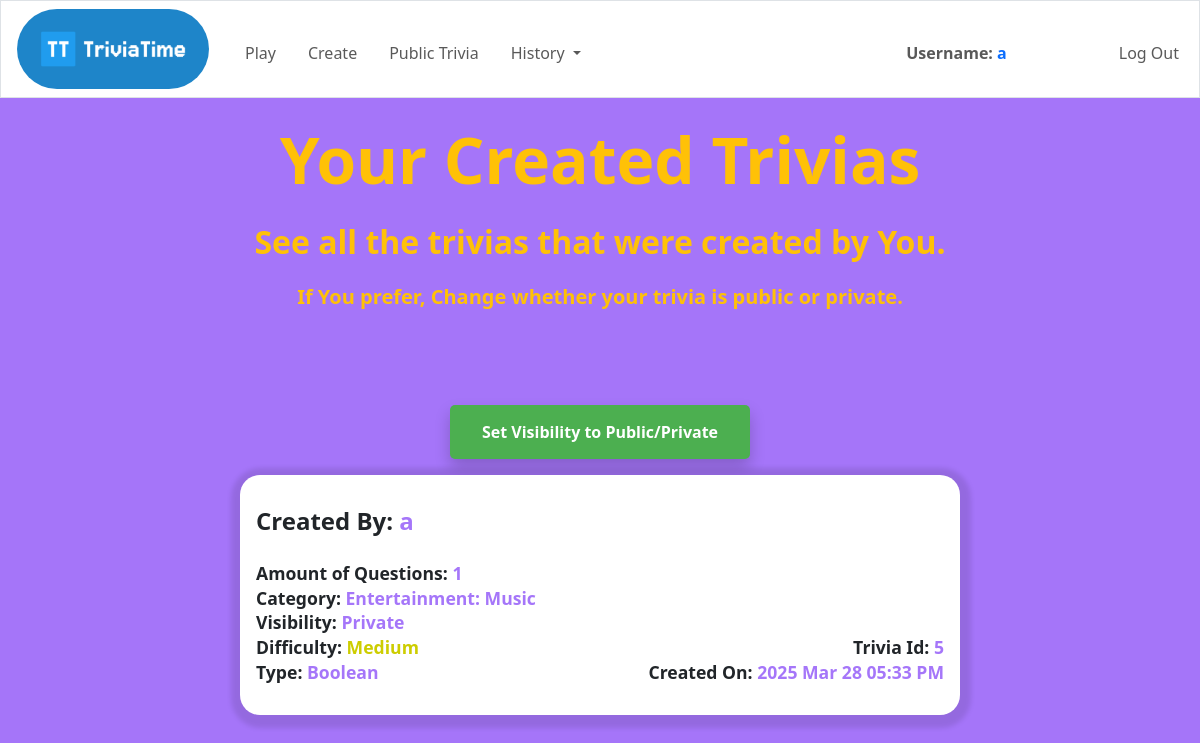
The page /history/created-trivias (signed in) on the database its author committed.
### tables this page shows
CREATE TABLE "trivias" (id INTEGER, trivia TEXT NOT NULL, category TEXT NOT NULL, number_of_questions INTEGER NOT NULL, difficulty TEXT NOT NULL, type_of_questions TEXT NOT NULL, visibility TEXT NOT NULL, creation_date INTEGER NOT NULL, PRIMARY KEY(id));

CREATE TABLE users (id INTEGER, username TEXT NOT NULL UNIQUE, password TEXT NOT NULL, PRIMARY KEY(id));

### app.py (the view)
@app.route("/history/created-trivias")
def history_of_created_trivias():
    if not is_logged_in():
        return flash_message("Login Required", "error", "/login")
    db = get_database()
    cursor = db.cursor()
    created_trivias = cursor.execute(
        "SELECT users.id AS user_id,users.username,trivias.id AS trivia_id, trivias.trivia, trivias.category, "
        "trivias.number_of_questions, trivias.difficulty, trivias.type_of_questions, trivias.visibility, "
        "trivias.creation_date FROM created_trivias JOIN trivias ON "
        "created_trivias.trivia_id = trivias.id JOIN users ON created_trivias.user_id = users.id WHERE "
        "user_id = ? ORDER BY creation_date DESC;", (session.get("user_id"),)).fetchall()
    db.close()
    return render_template("/history/created-trivias.html", createdTrivias=created_trivias)

### app.py (called while the page is built)
def get_database():
    return sqlite3.connect(database)

def is_logged_in():
    return session.get("user_id") is not None

### templates/history/created-trivias.html (shortened to what this page needs)
{% extends "layout.html" %}
{% block body %}
<main class="mt-4">
    <div class="text-center">
        <h1 class="mb-4 text-warning fw-bold" style="font-size:4em">Your Created Trivias</h1>
        <h2 class="text-warning fw-bold mb-4">See all the trivias that were created by You.</h2>
        <h5 class="text-warning fw-bold mb-4">If You prefer, Change whether your trivia is public or private.</h5>
    </div>
    <div style="margin-top:6em;">
        {% for trivia in createdTrivias %}
        <form action="/history/change-visibility" method="post" style="flex-direction: column;" class="d-flex align-items-center mb-3">
            <button class="visibility-button" type="submit">Set Visibility to Public/Private</button>
        </form>
        <form action="/choose-public-trivia" method="post" style="flex-direction: column;" class="d-flex align-items-center">
            <div class="trivia-card" style="margin-bottom: 5em" onclick="document.getElementById('submit-button-{{loop.index}}').click();">
                <h4 class="mb-4 fw-bold">Created By: <span class="trivia-card-name attribute-color">{{ trivia[1] }}</span></h4>
                <p class="fw-bold attribute-margin">Amount of Questions: <span class="attribute-color">{{ trivia[5] }}</span></p>
                <p class="fw-bold attribute-margin">Category: <span class="attribute-color">{{ trivia[4].title() }}</span></p>
                <p class="fw-bold attribute-margin">Visibility: <span class="attribute-color">{{ trivia[8].title() }}</span></p>
                <div class="d-flex" style="justify-content: space-between">
                    <p class='fw-bold attribute-margin'>Difficulty: <span class="{{ trivia[6]}}">{{ trivia[6].capitalize()}}</span></p>
                    <p class='fw-bold attribute-margin'>Trivia Id: <span class="attribute-color">{{ trivia[2] }}</span></p>
                </div>
                <div class="d-flex" style="justify-content: space-between">
                    <p class='fw-bold attribute-margin'>Type: <span  class="attribute-color">{{ trivia[7].capitalize() }}</span></p>
                    <p class='fw-bold attribute-margin'>Created On: <span class="attribute-color">{{ trivia[9] }}</span></p>
                </div>
            </div>
        </form>
        {% endfor %}
    </div>
</main>
{% endblock %}

### static/styles.css (style rules this page uses)
html, body { height: 100%; }
.medium { color:#cdcd00; }

### templates/history/created-trivias.html (style rules this page uses)
body { background-color: #8646f7bd; }
main { min-height: 100vh; padding-bottom: 10em; }
.trivia-card { background-color: white; width:60%; padding: 2em 1em; border-radius: 20px; box-shadow: 1px 3px 5px 10px rgba(0, 0, 0, 0.1); cursor:pointer; transition: background-color 0.2s; }
.attribute-margin { margin-bottom: -0.1em; font-size: 1.1em; }
.attribute-color { color:#8646f7bd }
.visibility-button { background-color: #4CAF50; color: white; padding: 15px 32px; text-align: center; text-decoration: none; display: inline-block; font-size: 16px; font-weight: bold; cursor: pointer; border: none; border-radius: 5px; box-shadow: 0 8px 16px 0 rgba(0,0,0,0.2); }

### rows shown on the page
trivias: username "a", number_of_questions "1", category "Entertainment: Music", visibility "Private", difficulty "Medium", id "5", type_of_questions "Boolean", creation_date "2025 Mar 28 05:33 PM"

### other values the page prints
{{ session['username'] }} "a"
